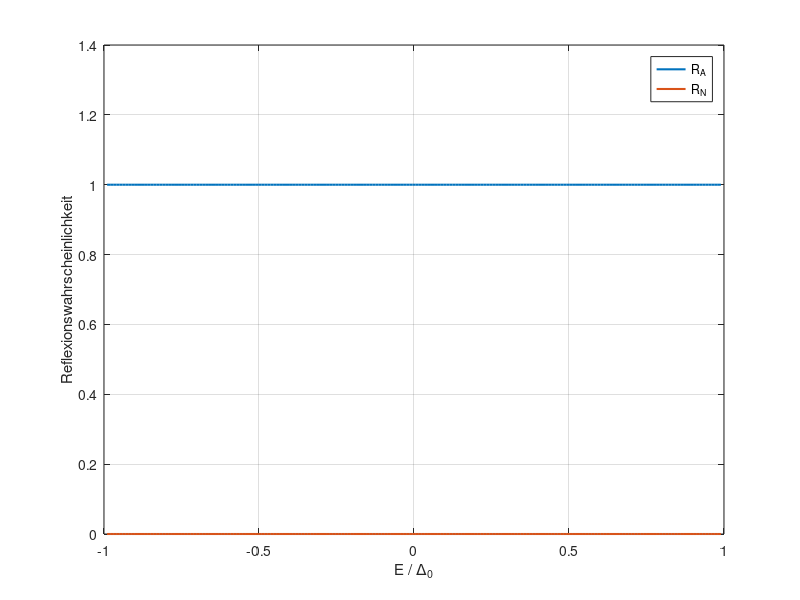
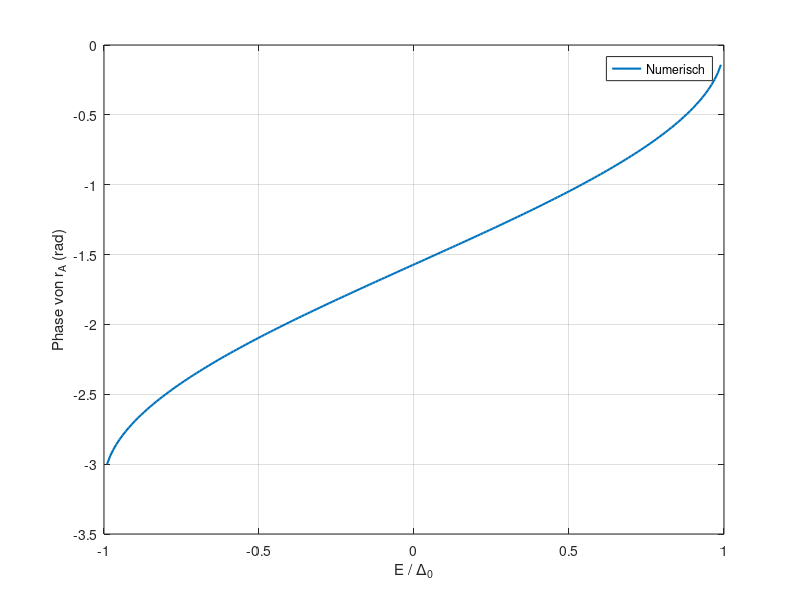
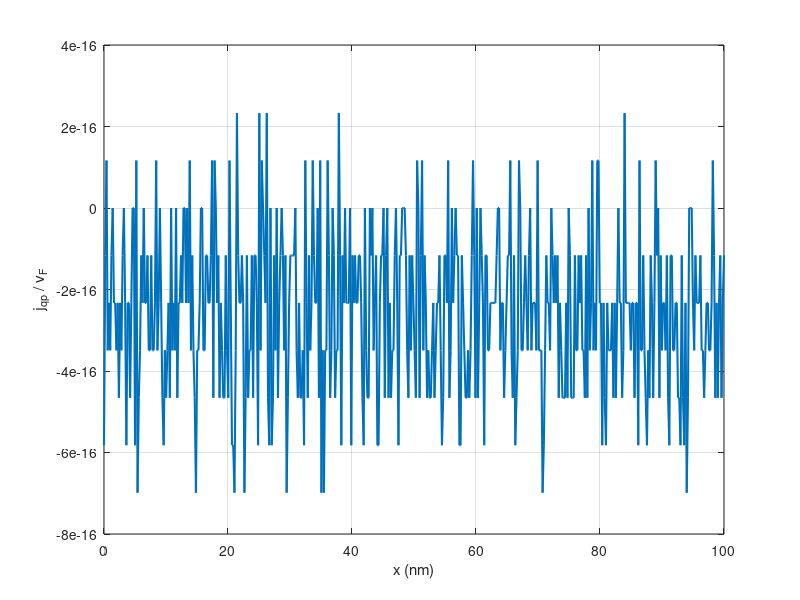
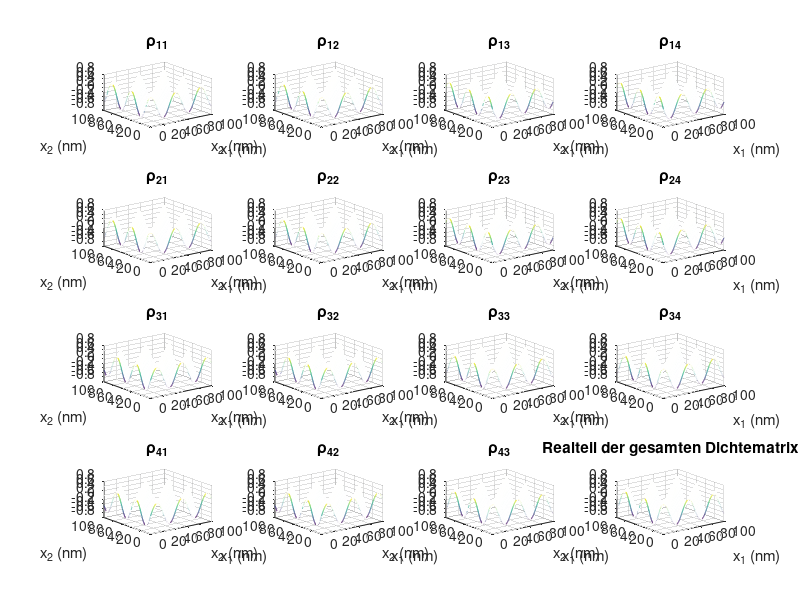

Source code (MATLAB) for these figures, in order:
%% Definitionen
sigma_x = [0 1; 1 0]; % Pauli-Matrix
chi_plus  = [1; 1]/sqrt(2); % Eigenvektoren
chi_minus = [1; -1]/sqrt(2);
% Parameter
hbar = 6.582119569e-16; % eV*s
vF   = 1e6; % m/s
mu = 0.1; % eV
L = 100e-9; % nm
x = linspace(0,L,500);
Delta0 = 0.002; % eV
Phi_S = 0; % Phase
U0 = 0; % eV
U = @(x) U0 + 0.*x; % zunächst konstantes Potential
E_werte  = linspace(-0.99*Delta0, 0.99*Delta0, 200); % eV
r_A_werte = zeros(size(E_werte));
r_N_werte = zeros(size(E_werte));
r_A_ana_werte = zeros(size(E_werte));
A_BdG = vF * blkdiag(sigma_x, -sigma_x);
j_qp = zeros(length(E_werte),length(x));
rho_E_werte = zeros(4,4,length(E_werte));

% Für Veranschaulichung von rho über mehr als eine Energie
E_ausgewaehlt = [50, 100, 150];
Nx = length(x);
N_E = length(E_ausgewaehlt);
rho_E_alle_Orte = complex(zeros(4,4,Nx,Nx,N_E));

% Schleife über die Energien
for i = 1:length(E_werte)
    E_i = E_werte(i);
    beta_i = acos(E_i/Delta0);
    % Wellenzahlen (1/m)
    ke_plus = (mu - U0 + E_i)/(hbar*vF);
    ke_minus = -(mu - U0+ E_i)/(hbar*vF);
    kh_plus = (mu - U0- E_i)/(hbar*vF);
    kh_minus = -(mu - U0- E_i)/(hbar*vF);
    % Moden
    psi_e_plus = chi_plus * exp(1i*ke_plus.*x);
    psi_e_minus = chi_minus * exp(1i*ke_minus.*x);
    psi_h_plus = chi_plus * exp(1i*kh_plus.*x);
    psi_h_minus = chi_minus * exp(1i*kh_minus.*x);

    % Gleichungssystem für die Koeffizienten
    M_S_i = exp(-1i*Phi_S) * (cos(beta_i)*eye(2) - 1i*sin(beta_i)*sigma_x);
    
    A_i = [chi_plus, -M_S_i*chi_minus];
    B_i = M_S_i*chi_plus;
    r_i = A_i\B_i;

    r_A_werte(i) = r_i(1);
    r_N_werte(i) = r_i(2);
    r_A_ana_werte(i) = exp(-1i*(Phi_S + beta_i)); % Bei der Annahme von r_N=0

    % Quasiteilchenfluss
    psi_e = chi_plus * exp(1i*ke_plus*(x-L)) ...
        + r_N_werte(i) .* chi_minus .* exp(1i*ke_minus*(x-L));
    psi_h = r_A_werte(i) .* chi_plus .* exp(1i*kh_plus*(x-L));
    Psi_E = [psi_e; psi_h];

    % Fluss nach Fahrplan berechnen mithilfe von Matrix A
    for ix = 1:length(x)
        Psi = Psi_E(:,ix);
        j_qp(i,ix) = real(Psi' * A_BdG * Psi);
    end

    % Konstruktion von rho_E für ein konkretes Ortspaar
    i1 = 100;
    i2 = 105;
    rho_E_werte(:,:,i) = Psi_E(:,i1) * Psi_E(:,i2)';
    % rho_E_werte enthält jetzt für i verschiedene Energien die BdG-Komponenten
    % an x1 und x2 (Elektronen/Loch-Anteil für Untergitter A/B)

    % Konstruktion von rho_E für alle Orte
    if ismember(i,E_ausgewaehlt)
        idx = sum(E_ausgewaehlt<=i);
        for ix1 = 1:Nx
            for ix2 = 1:Nx
                rho_E_alle_Orte(:,:,ix1,ix2,idx) = Psi_E(:,ix1) * Psi_E(:,ix2)';
            end
        end
    end
end


%% Ausgabe
% fprintf('rN numerisch: %.6e %+.6ei\n', real(r_N_werte), imag(r_N_werte));
% fprintf('rA numerisch: %.6f %+.6fi\n', real(r_A_werte), imag(r_A_werte));
% fprintf('rA analytisch: %.6f %+.6fi\n', real(r_A_ana), imag(r_A_ana));

% Wahrscheinlichkeiten prüfen
R_N = abs(r_N_werte).^2;
R_A = abs(r_A_werte).^2;
% fprintf('|r_N|^2 = %.6f\n', R_N);
% fprintf('|r_A|^2 = %.6f\n', R_A);
% fprintf('Summe R_N + R_A = %.12f\n', R_N+R_A);
figure
plot(E_werte/Delta0, R_A, 'LineWidth', 1.5)
hold on
plot(E_werte/Delta0, R_N, 'LineWidth', 1.5)
xlabel('E / \Delta_0')
ylabel('Reflexionswahrscheinlichkeit')
legend('R_A', 'R_N')
grid on

% Phase
figure
plot(E_werte/Delta0, angle(r_A_werte), 'LineWidth', 1.5)
hold on
% plot(E_werte/Delta0, -acos(E_werte/Delta0)-Phi_S, '--')
xlabel('E / \Delta_0')
ylabel('Phase von r_A (rad)')
legend('Numerisch')
grid on

% Quasiteilchenfluss
figure
plot(x*1e9, j_qp(100,:)/vF, 'LineWidth', 1.5)
xlabel('x (nm)')
ylabel('j_{qp} / v_F')
grid on
fprintf('Maximaler Quasiteilchenfluss: %.3e\n', max(abs(j_qp(:)/vF)));

% Dichtematrix
iE = 2;
[X1,X2] = ndgrid(x*1e9,x*1e9);
figure
for a = 1:4
    for b = 1:4
        rho_plot = squeeze(rho_E_alle_Orte(a,b,:,:,iE));

        subplot(4,4,(a-1)*4+b)
        mesh(X1,X2,real(rho_plot))
        title(sprintf('\\rho_{%d%d}',a,b))
        xlabel('x_1 (nm)')
        ylabel('x_2 (nm)')
    end
end
title('Realteil der gesamten Dichtematrix')
